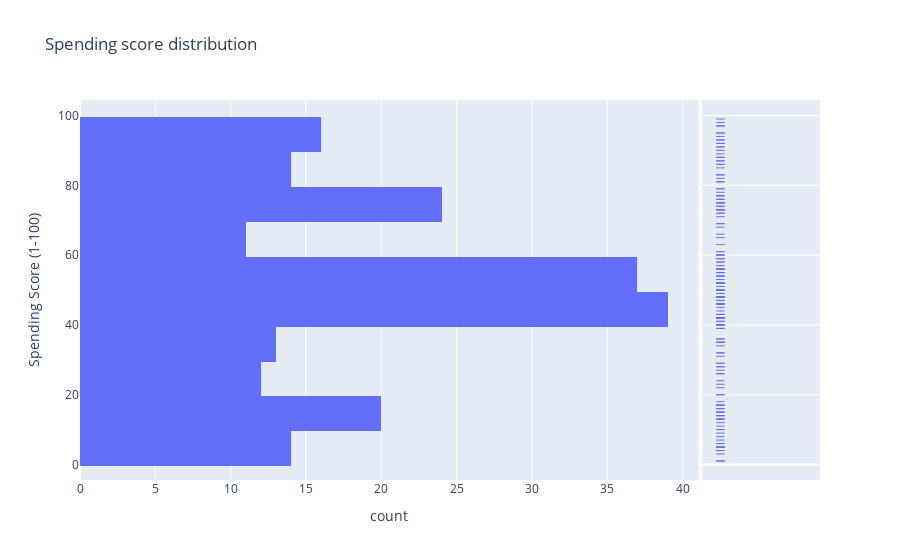

Notebook cell for this chart:
### Markdown cell above
### 2. Analisis data eksploratori dari data anggota

#### 2.0 Bagaimana distribusi skor pengeluaran?

### Code cell
px.histogram(customer_df, y="Spending Score (1-100)", 
             marginal="rug", title="Spending score distribution")

### Figure 1 — Plotly figure (JSON) as saved in the notebook; plotly's stock layout.template omitted (floating-point values rounded to 4 significant figures; data arrays with more than 128 entries replaced by an {"elided": "..."} marker saying what was removed)
{"data": [{"alignmentgroup": "True", "bingroup": "y", "hovertemplate": "count=%{x}<br>Spending Score (1-100)=%{y}<extra></extra>", "legendgroup": "", "marker": {"color": "#636efa", "pattern": {"shape": ""}}, "name": "", "offsetgroup": "", "orientation": "h", "showlegend": false, "type": "histogram", "xaxis": "x", "y": {"elided": "200 int values"}, "yaxis": "y"}, {"alignmentgroup": "True", "boxpoints": "all", "fillcolor": "rgba(255,255,255,0)", "hoveron": "points", "hovertemplate": "Spending Score (1-100)=%{y}<extra></extra>", "jitter": 0, "legendgroup": "", "line": {"color": "rgba(255,255,255,0)"}, "marker": {"color": "#636efa", "symbol": "line-ew-open"}, "name": "", "offsetgroup": "", "showlegend": false, "type": "box", "xaxis": "x2", "y": {"elided": "200 int values"}, "yaxis": "y2"}], "layout": {"barmode": "relative", "legend": {"tracegroupgap": 0}, "title": {"text": "Spending score distribution"}, "xaxis": {"anchor": "y", "domain": [0, 0.8358], "title": {"text": "count"}}, "xaxis2": {"anchor": "y2", "domain": [0.8408, 1], "matches": "x2", "showgrid": false, "showline": false, "showticklabels": false, "ticks": ""}, "yaxis": {"anchor": "x", "domain": [0, 1], "title": {"text": "Spending Score (1-100)"}}, "yaxis2": {"anchor": "x2", "domain": [0, 1], "matches": "y", "showgrid": true, "showticklabels": false}}}
